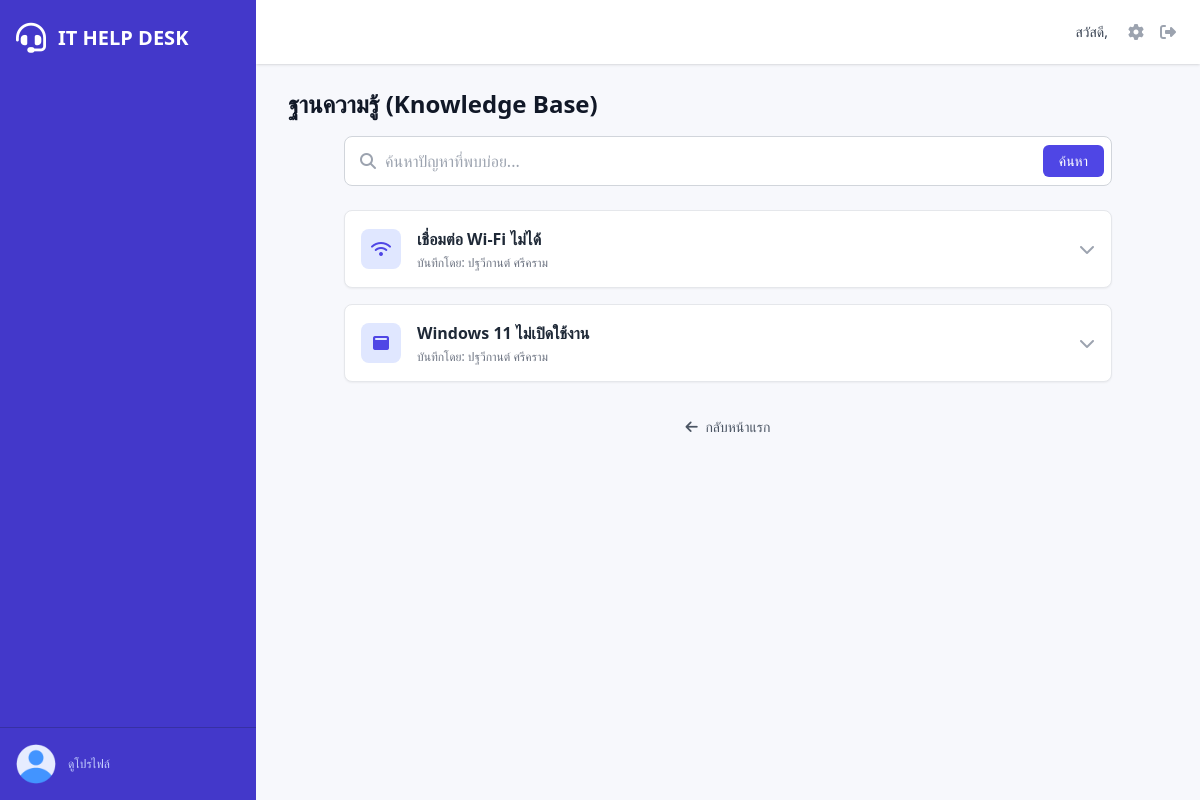
The app's page /knowledge_base.php, older data.
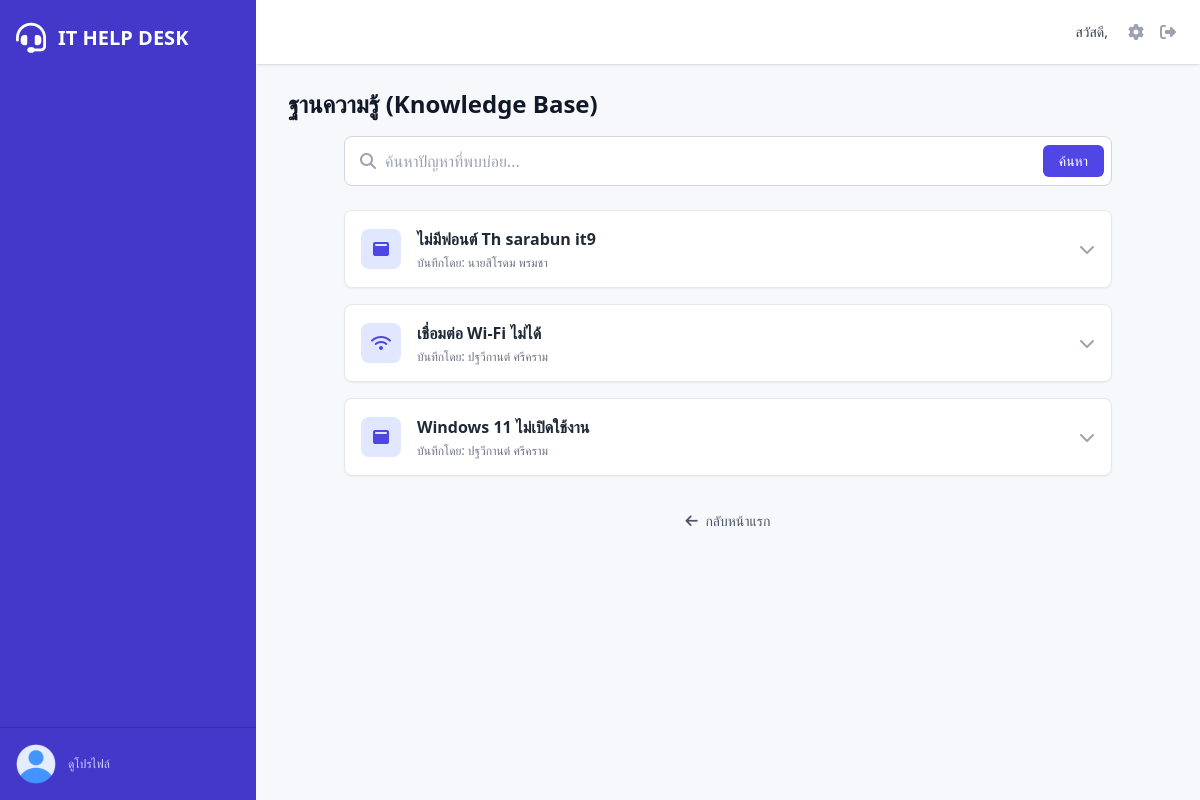
The same page, newer data.
### tables this page shows
CREATE TABLE `knowledge_base` (
  `id` int(11) NOT NULL,
  `issue_id_source` int(11) DEFAULT NULL,
  `category` varchar(100) NOT NULL,
  `question` text NOT NULL,
  `answer` text NOT NULL,
  `created_by` int(11) NOT NULL,
  `created_at` timestamp NOT NULL DEFAULT current_timestamp()
);

CREATE TABLE `users` (
  `id` int(11) NOT NULL,
  `fullname` varchar(255) NOT NULL,
  `position` varchar(255) DEFAULT NULL,
  `department` varchar(255) DEFAULT NULL,
  `division` varchar(255) DEFAULT NULL,
  `phone` varchar(50) DEFAULT NULL,
  `line_id` varchar(100) DEFAULT NULL,
  `email` varchar(255) NOT NULL,
  `password` varchar(255) NOT NULL,
  `image_url` varchar(255) DEFAULT 'assets/images/user.png',
  `role` enum('user','it','admin') NOT NULL DEFAULT 'user',
  `created_at` timestamp NOT NULL DEFAULT current_timestamp()
);

### knowledge_base.php (the view, shortened to what this page needs)
<?php
require_once 'includes/header.php';
$search_term = trim($_GET['search'] ?? '');
$search_query = "%" . $search_term . "%";
$sql = "SELECT kb.*, u.fullname as creator_name
        FROM knowledge_base kb
        JOIN users u ON kb.created_by = u.id
        WHERE kb.question LIKE ? OR kb.answer LIKE ?
        ORDER BY kb.created_at DESC";
$stmt = $conn->prepare($sql);
$stmt->bind_param("ss", $search_query, $search_query);
$stmt->execute();
$kb_result = $stmt->get_result();
$category_icon_map = [
    'ฮาร์ดแวร์' => 'fa-desktop',
    'ซอฟต์แวร์' => 'fa-window-maximize',
    'ระบบเครือข่าย' => 'fa-wifi',
    'ระบบสารบรรณ/ERP' => 'fa-file-invoice',
    'อีเมล' => 'fa-envelope-open-text',
    'อื่นๆ' => 'fa-question-circle'
];
?>
<div class="max-w-3xl mx-auto" x-data="{ activeAccordion: null }">
    <form method="GET" action="knowledge_base.php" class="mb-6 relative">
        <input type="text" name="search" placeholder="ค้นหาปัญหาที่พบบ่อย..." value="<?php echo htmlspecialchars($search_term); ?>" class="w-full px-4 py-3 border border-gray-300 rounded-lg pl-10 focus:outline-none focus:ring-2 focus:ring-indigo-500">
        <i class="fa-solid fa-search absolute left-4 top-1/2 -translate-y-1/2 text-gray-400"></i>
        <button type="submit" class="absolute right-2 top-1/2 -translate-y-1/2 px-4 py-1.5 bg-indigo-600 text-white rounded-md text-sm hover:bg-indigo-700">ค้นหา</button>
    </form>
    <div id="kb-list" class="space-y-4">
        <?php if ($kb_result->num_rows > 0): ?>
            <?php while ($kb_item = $kb_result->fetch_assoc()):
                $category_icon = $category_icon_map[$kb_item['category']] ?? 'fa-question-circle';
            ?>
            <div class="bg-white rounded-lg shadow-sm border border-gray-200 overflow-hidden">
                <div @click="activeAccordion = activeAccordion === <?php echo $kb_item['id']; ?> ? null : <?php echo $kb_item['id']; ?>" class="cursor-pointer flex justify-between items-center p-4 hover:bg-gray-50 transition-colors">
                    <div class="flex items-center gap-4">
                        <div class="bg-indigo-100 text-indigo-600 rounded-lg w-10 h-10 flex-shrink-0 flex items-center justify-center">
                            <i class="fa-solid <?php echo $category_icon; ?>"></i>
                        </div>
                        <div>
                            <h3 class="font-semibold text-gray-800"><?php echo htmlspecialchars($kb_item['question']); ?></h3>
                            <p class="text-xs text-gray-500 mt-1">
                                <span>บันทึกโดย: <?php echo htmlspecialchars($kb_item['creator_name']); ?></span>
                            </p>
                        </div>
                    </div>
                    <i class="fa-solid fa-chevron-down transition-transform text-gray-400" :class="activeAccordion === <?php echo $kb_item['id']; ?> && 'rotate-180'"></i>
                </div>
            </div>
            <?php endwhile; ?>
        <?php endif; ?>
    </div>
    <div class="text-center mt-8">
        <a href="index.php" class="text-sm text-gray-600 hover:text-indigo-600">
            <i class="fa-solid fa-arrow-left mr-1"></i> กลับหน้าแรก
        </a>
    </div>
</div>
<?php
require_once 'includes/footer.php';
?>

Row changes from the older to the newer data that the page shows:
added knowledge_base: question "ไม่มีฟอนต์ Th sarabun it9", users.fullname "นายสิโรดม พรมชา"
